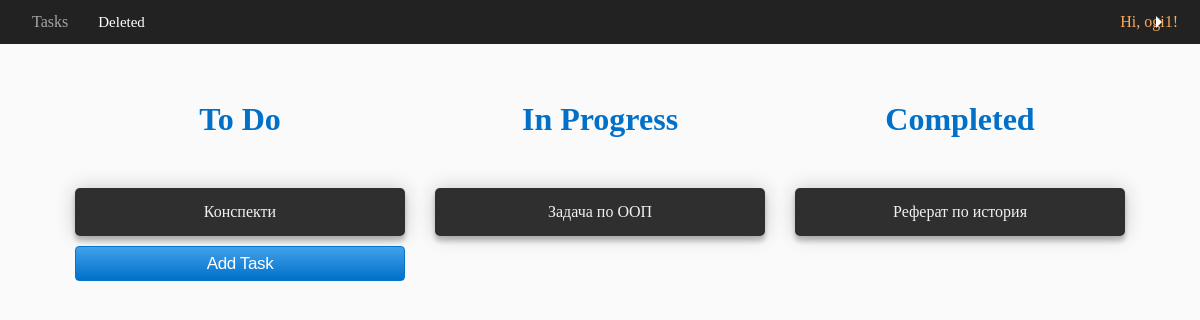
Page /tasks (signed in) on the committed database.
### tables this page shows
CREATE TABLE users
    (
        id INTEGER PRIMARY KEY AUTOINCREMENT,
        username TEXT,
        email TEXT,
        password TEXT
    );

CREATE TABLE tasks
    (
        id INTEGER PRIMARY KEY AUTOINCREMENT,
        title TEXT,
        description TEXT,
        deadline TEXT,
        state TEXT,
        user_id INTEGER,
        FOREIGN KEY(user_id) REFERENCES users(id)
    );

### main.py (the view)
@app.route("/tasks")
@require_login
def show_tasks():
    user = User.find_by_email(session.get("EMAIL"))
    all_to_do = Task.get_to_do(user.id)
    all_in_progress = Task.get_in_progress(user.id)
    all_completed = Task.get_completed(user.id)
    return render_template("tasks.html",
        user = user,
        all_to_do = all_to_do,
        all_in_progress = all_in_progress,
        all_completed = all_completed
    )

### database.py (called while the page is built)
    def __enter__(self):
        self.conn = sqlite3.connect(DB_NAME)
        return self.conn.cursor()

    def __exit__(self, type, value, traceback):
        self.conn.commit()

### main.py (called while the page is built)
def require_login(func):
    @wraps(func)
    def wrapper(*args, **kwargs):
        if not session.get("SIGNED_IN"):
            return redirect('/login')
        return func(*args, **kwargs)
    return wrapper

### task.py (called while the page is built)
    def get_to_do(user_id):
        with DB() as db:
            rows = db.execute('''SELECT * FROM tasks WHERE state = 0 AND user_id = ?''', (user_id,)).fetchall()
            return [Task(*row) for row in rows]

    def get_in_progress(user_id):
        with DB() as db:
            rows = db.execute('''SELECT * FROM tasks WHERE state = 1 AND user_id = ?''', (user_id,)).fetchall()
            return [Task(*row) for row in rows]

    def get_completed(user_id):
        with DB() as db:
            rows = db.execute('''SELECT * FROM tasks WHERE state = 2 AND user_id = ?''', (user_id,)).fetchall()
            return [Task(*row) for row in rows]

### user.py (called while the page is built)
    @staticmethod
    def find_by_email(email):
        if not email:
            return None
        with DB() as db:
            row = db.execute('''SELECT * FROM users WHERE email = ?''', (email,)).fetchone()
            if row:
                return User(*row)

### templates/tasks.html (shortened to what this page needs)
<!DOCTYPE html>
<html lang="en">
    <head>
        <link
            rel="stylesheet"
            href="{{ url_for('static', filename='css/style.css') }}"
        />
        <link
            rel="stylesheet"
            href="{{ url_for('static', filename='css/tasks.css') }}"
        />
    </head>
    <body id="body">
        <header>
            <nav class="navigation-bar left-nav">
                <ul>
                    <li>
                        <span class="active">Tasks</span>
                    </li>
                    <li>
                        <a href="/deleted">Deleted</a>
                    </li>
                </ul>
            </nav>
            <nav class="navigation-bar right-nav">
                <ul>
                    <li>
                        <div class="dropdown">
                            <span class="name" onclick="dropdown()">
                                Hi, {{ user.username }}!
                            </span>
                        </div>
                    </li>
                </ul>
            </nav>
        </header>
        <div class="page-content">
            <div class="split left">
                <h1>To Do</h1>
                <ul class="list">
                    {% for to_do in all_to_do %}
                    <li onclick="location.href='/edit_task/{{ to_do.id }}'">
                        {{ to_do.title }}
                    </li>
                    {% endfor %}
                    <li class="button-holder">
                        <button
                            style="max-width: 330px;"
                            id="button"
                            onclick="location.href='/new_task'"
                        >
                            Add Task
                        </button>
                    </li>
                </ul>
            </div>
            <div class="split middle">
                <h1>In Progress</h1>
                <ul class="list">
                    {% for in_progress in all_in_progress %}
                    <li draggable="true">
                        <a href="/edit_task/{{ in_progress.id }}">
                            {{ in_progress.title }}
                        </a>
                    </li>
                    {% endfor %}
                </ul>
            </div>
            <div class="split right">
                <h1>Completed</h1>
                <ul class="list">
                    {% for completed in all_completed %}
                    <li>
                        <a href="/edit_task/{{ completed.id }}">
                            {{ completed.title }}
                        </a>
                    </li>
                    {% endfor %}
                </ul>
            </div>
        </div>
    </body>
</html>

### static/css/style.css (style rules this page uses)
body { background: #fafafa; font-family: "San Francisco"; margin: 0 auto; }
header { display: flex; flex-direction: row; position: fixed; background: #222; padding: 0 20px; width: 100%; height: 5.5%; }
header a { align-self: center; }
.navigation-bar { display: flex; flex: 1 1 auto; justify-content: flex-end; align-self: center; margin: 1%; }
.right-nav { justify-content: flex-end; }
.left-nav { justify-content: flex-start; }
.navigation-bar ul { margin: 0; padding: 0; display: flex; flex-wrap: wrap; list-style: none; }
.navigation-bar li { padding: 0 30px 0 0; }
.navigation-bar li a { color: #fff; font-size: 15px; font-weight: 400; text-decoration: none; }
.active { color: #a5a5a5; cursor: default; }
.name { color: #faa95e; cursor: pointer; }
.dropdown { position: relative; display: inline-block; }
.dropdown:after { content: ""; width: 0; height: 0; position: absolute; right: 16px; top: 50%; margin-top: -6px; border-width: 6px 0 6px 6px; border-style: solid; border-color: transparent #fff; }
.page-content { position: fixed; margin: 0 auto; top: 5vh; height: 95vh; width: 100vw; color: #111; text-align: center; }
#button { font-size: 17px; line-height: 1.47059; font-weight: 400; letter-spacing: -0.022em; background-color: #0070c9; background: linear-gradient(#42a1ec, #0070c9); border: 1px solid #07c; border-radius: 4px; color: #fff; cursor: pointer; min-width: 30px; padding: 4px 15px; text-align: center; white-space: nowrap; width: 100%; margin-bottom: 20px; }

### static/css/tasks.css (style rules this page uses)
.page-content { top: 10vh; display: flex; justify-content: center; flex-wrap: wrap; margin: auto; }
.list { display: inline; list-style: none; }
.list li a { text-decoration: none; color: #f1f1f1; }
.list li:not(.button-holder) { cursor: pointer; font-size: medium; background: #302f2f; color: #f1f1f1; margin: 10px auto; max-width: 300px; max-height: max-content; border-radius: 5px; padding: 15px; box-shadow: 0 0 20px 0 rgba(0, 0, 0, 0.2), 0 5px 5px 0 rgba(0, 0, 0, 0.24); }
.split { width: 30vw; height: 100vh; }
.split h1 { color: #0070c9; text-align: center; font-weight: bold; }
.left, .middle, .right { display: inline-block; vertical-align: top; }

### rows in the picture
users: username "ogi1"
tasks: title "Конспекти"
tasks: title "Задача по ООП"
tasks: title "Реферат по история"
